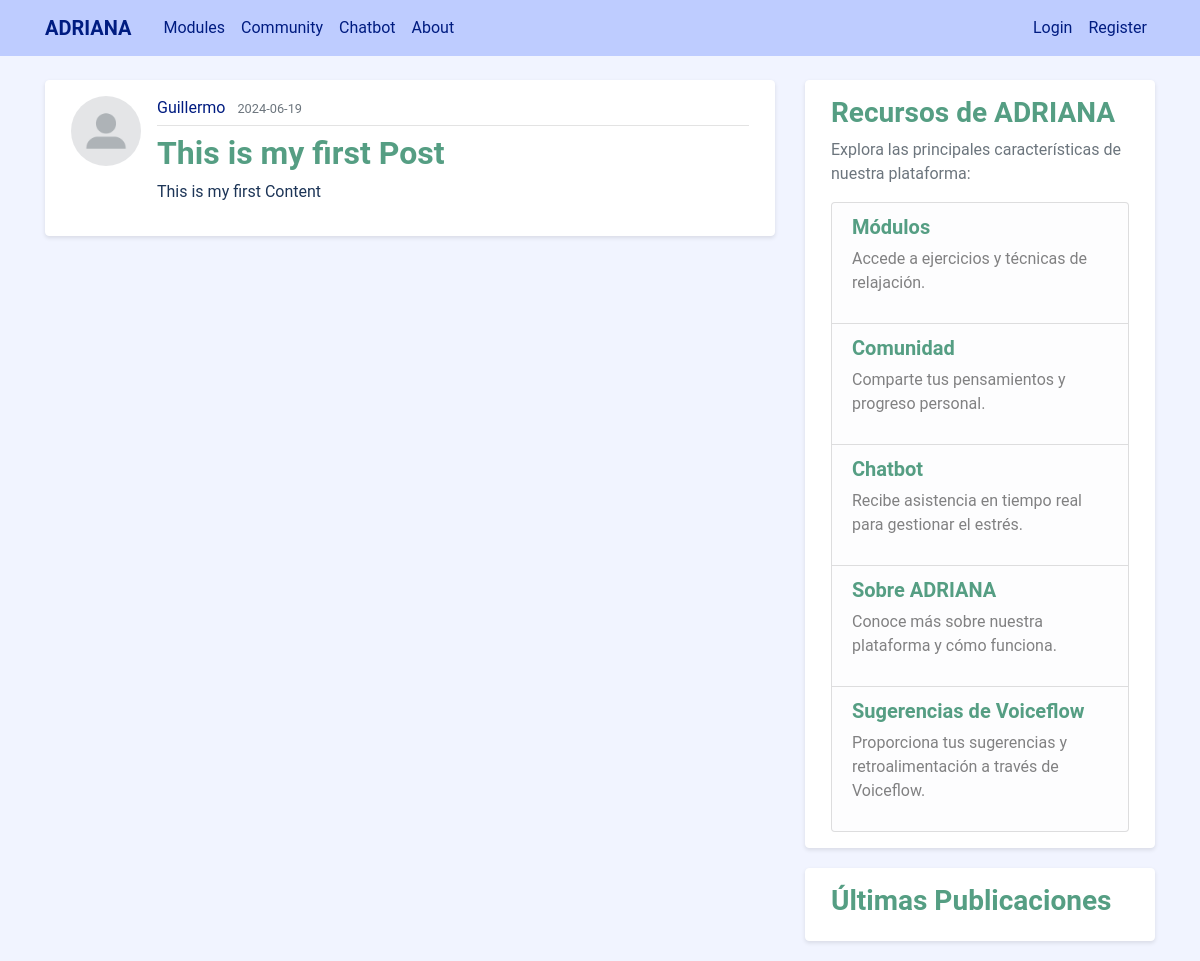
/post/1, run on the app's committed database.
### adriana_assistant/models.py (models this page shows, shortened)
class User(db.Model, UserMixin):
    id = db.Column(db.Integer, primary_key=True)
    username = db.Column(db.String(20), unique=True, nullable=False)
    email = db.Column(db.String(120), unique=True, nullable=False)
    image_file = db.Column(db.String(20), nullable=False, default='default.jpg')
    password = db.Column(db.String(60), nullable=False)
    posts = db.relationship('Post', backref='author', lazy=True)

class Post(db.Model):
    id = db.Column(db.Integer, primary_key=True)
    title = db.Column(db.String(100), nullable=False)
    date_posted = db.Column(db.DateTime, nullable=False, default=datetime.utcnow)
    content = db.Column(db.Text, nullable=False)
    user_id = db.Column(db.Integer, db.ForeignKey('user.id'), nullable=False)

### adriana_assistant/routes.py (the view)
@app.route("/post/<int:post_id>")
def post(post_id):
    post = Post.query.get_or_404(post_id)
    return render_template('post.html', title=post.title, post=post)

### adriana_assistant/templates/post.html (shortened to what this page needs)
{% extends "layout.html" %}
{% block content %}
  <article class="media content-section">
    <img class="rounded-circle article-img" src="{{ url_for('static', filename='profile_pics/' + post.author.image_file) }}">
    <div class="media-body">
      <div class="article-metadata">
        <a class="mr-2" href="{{ url_for('user_posts', username=post.author.username) }}">{{ post.author.username }}</a>
        <small class="text-muted">{{ post.date_posted.strftime('%Y-%m-%d') }}</small>
      </div>
      <h2 class="article-title">{{ post.title }}</h2>
      <p class="article-content">{{ post.content }}</p>
    </div>
  </article>
{% endblock content %}

### adriana_assistant/static/main.css (style rules this page uses)
body { background: #F1F4FF; color: #1D3557; font-family: 'Roboto', sans-serif; margin-top: 5rem; }
h1, h2, h3, h4, h5, h6 { color: #1D3557; font-weight: 500; }
.content-section { background: #FFFFFF; padding: 15px 25px; border: 1px solid #FFFFFF; border-radius: 4px; margin-bottom: 20px; box-shadow: 0 2px 4px rgba(0,0,0,0.1); }
.article-title { color: #559e83; font-weight: 600; }
.article-content { white-space: pre-line; }
.article-img { height: 70px; width: 70px; margin-right: 16px; border-radius: 4px; object-fit: cover; }
.article-metadata { padding-bottom: 5px; margin-bottom: 8px; border-bottom: 1px solid #e3e3e3; }
.article-metadata a { color: #001C81; }

### data on the page
User: image_file (placeholder picture), author.username "Guillermo"
Post: date_posted "2024-06-19", title "This is my first Post", content "This is my first Content"
